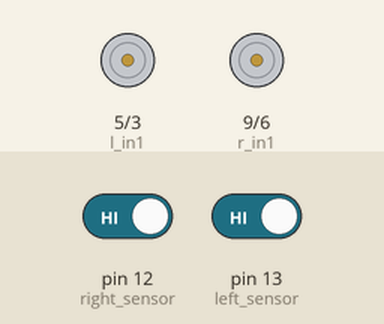
Simulated run of this sketch. Board: Arduino Uno, built with avr-gcc and run on an emulated ATmega328P. Shown: motor-driver pin pairs drawn as motors (green arrow = first pin HIGH = forward, orange = second pin HIGH = backward, longer = more drive). The inputs (shaded band) are chosen by the test bench; at power-on: pin 12 (right_sensor) HIGH, pin 13 (left_sensor) HIGH.

Above: at 1.2 s.
1.3 s: pin 12 (right_sensor) driven LOW
At 1.8 s:
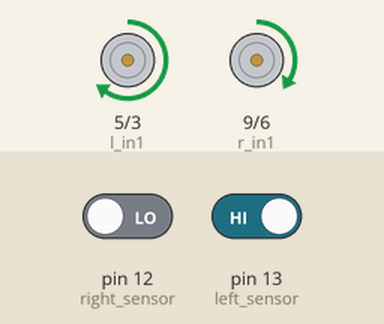
2.8 s: pin 13 (left_sensor) driven LOW
At 3.2 s:
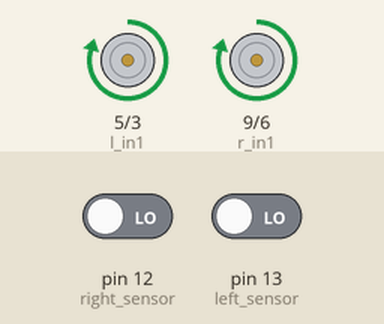
4.3 s: pin 12 (right_sensor) driven HIGH
At 5.4 s:
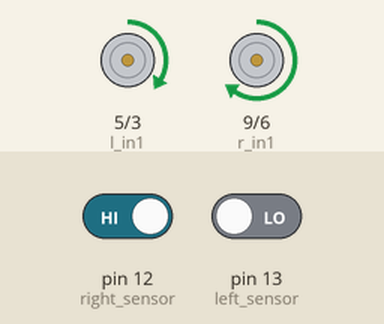
Timing chart, 0 to 7.3 s (numbered marks = the images above; inputs shaded):
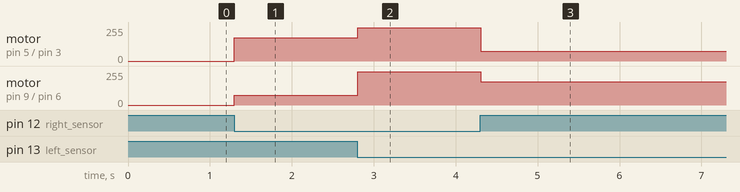

Measured:
- after the input at 1.3 s, motor on pin 5 (l_in1) / pin 3 (l_in2): stopped → forward 175/255 at once; motor on pin 9 (r_in1) / pin 6 (r_in2): stopped → forward 75/255 at once
- after the input at 2.8 s, motor on pin 5 (l_in1) / pin 3 (l_in2): forward 175/255 → forward 250/255 at once; motor on pin 9 (r_in1) / pin 6 (r_in2): forward 75/255 → forward 250/255 at once
- after the input at 4.3 s, motor on pin 5 (l_in1) / pin 3 (l_in2): forward 250/255 → forward 75/255 at once; motor on pin 9 (r_in1) / pin 6 (r_in2): forward 250/255 → forward 175/255 at once

The sketch:

lifo.ino
```cpp
int r_in1 = 9, r_in2 = 6, l_in1 = 5, l_in2 = 3;
int left_sensor = 13, right_sensor = 12 , left_obstacle = HIGH, right_obstacle =  HIGH;

void setup() {
  // put your setup code here, to run once:
  pinMode(r_in1,OUTPUT);
  pinMode(r_in2,OUTPUT);
  pinMode(l_in1,OUTPUT);
  pinMode(l_in2,OUTPUT);
  pinMode(left_sensor,INPUT);
  pinMode(right_sensor,INPUT);
}

void loop() {
  // put your main code here, to run repeatedly:
  right_obstacle = digitalRead(right_sensor); // or (13)
  left_obstacle = digitalRead(left_sensor);
  if (left_obstacle == LOW && right_obstacle == LOW)
  {
    analogWrite(r_in1,250);
    analogWrite(r_in2,0);
    analogWrite(l_in1,250);
    analogWrite(l_in2,0);
    delay(10);
  }
  else if (left_obstacle == LOW && right_obstacle == HIGH) {
    analogWrite(r_in1,175);
    analogWrite(r_in2,0);
    analogWrite(l_in1,75);
    analogWrite(l_in2,0);
    delay(10);
  }
  else if (left_obstacle == HIGH && right_obstacle == LOW) {
    analogWrite(r_in1,75);
    analogWrite(r_in2,0);
    analogWrite(l_in1,175);
    analogWrite(l_in2,0);
    delay(10);
  }
  else if (left_obstacle == LOW && right_obstacle == LOW) {
    analogWrite(r_in1,0);
    analogWrite(r_in2,0);
    analogWrite(l_in1,0);
    analogWrite(l_in2,0);
    delay(10);
 }
}
```
